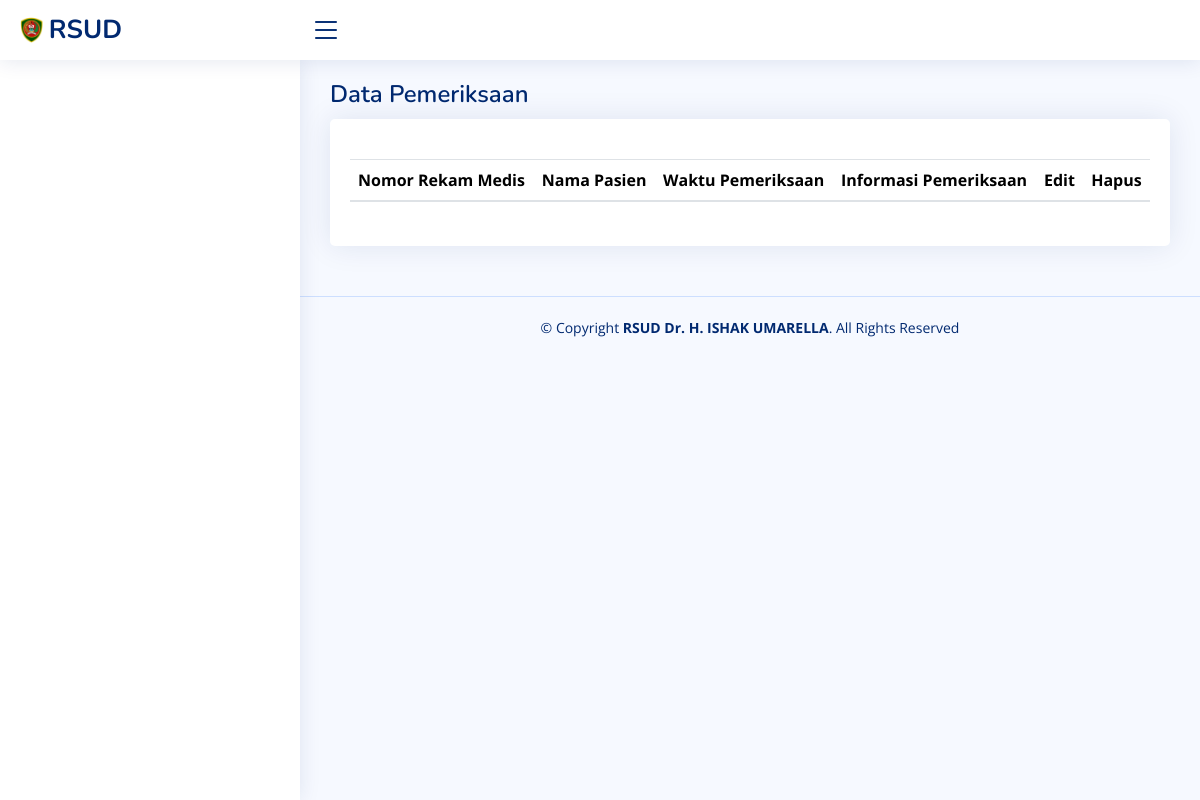
Before: /index.php/perawat/pemeriksaan with the older database file.
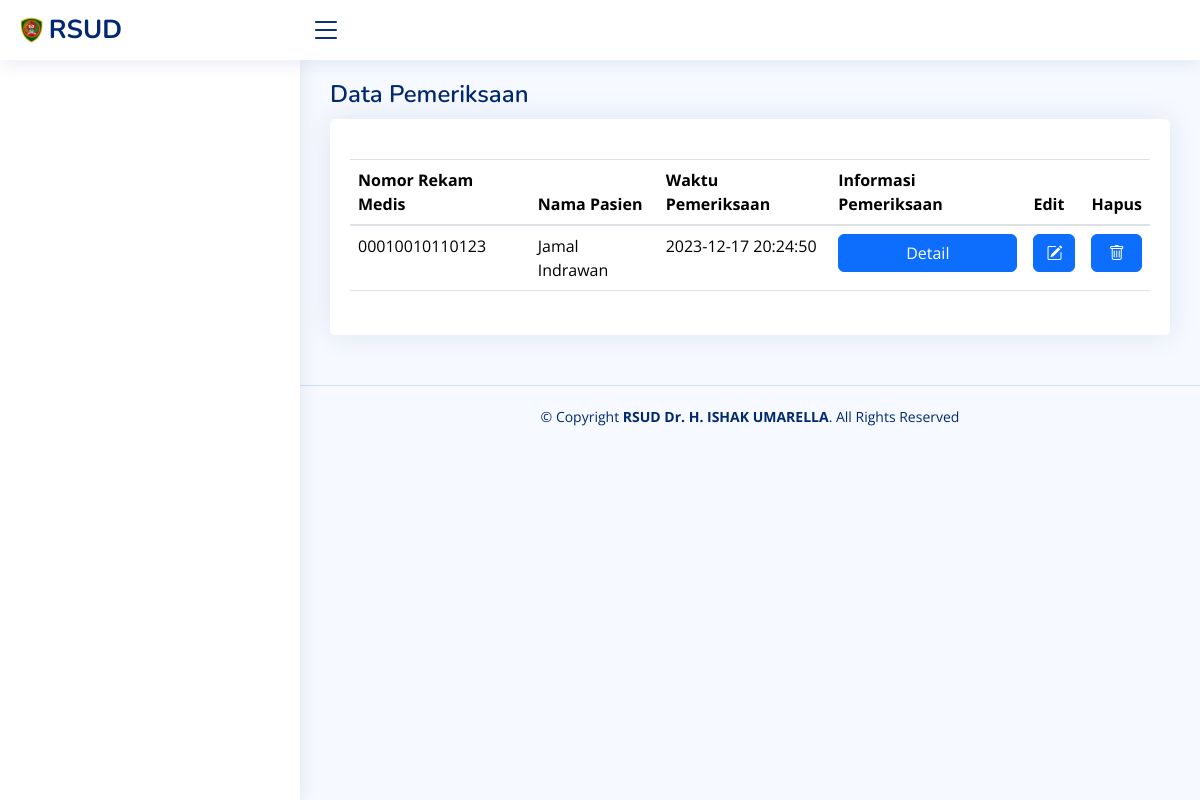
After: the same page with the newer database file.
### tables this page shows
CREATE TABLE `t_pemeriksaan1` (
  `id_pemeriksaan1` int(11) NOT NULL,
  `id_pendaftaran` int(11) NOT NULL,
  `id_pasien` int(11) NOT NULL,
  `keadaan_umum` varchar(255) NOT NULL,
  `kesadaran` varchar(255) NOT NULL,
  `gcs` varchar(11) NOT NULL,
  `e` varchar(255) NOT NULL,
  `v` varchar(11) NOT NULL,
  `m` varchar(11) NOT NULL,
  `keluhan_umum` varchar(255) NOT NULL,
  `keluhan_lain` varchar(255) NOT NULL,
  `tekanan_darah` varchar(11) NOT NULL,
  `nadi` varchar(11) NOT NULL,
  `temperatur` varchar(11) NOT NULL,
  `pernapasan` varchar(11) NOT NULL,
  `nyeri` varchar(255) NOT NULL,
  `pencetus` varchar(11) NOT NULL,
  `kwalitas` varchar(11) NOT NULL,
  `lokasi` varchar(11) NOT NULL,
  `skala` varchar(11) NOT NULL,
  `durasi` varchar(11) NOT NULL,
  `pengetahuan_tentang_penyakit` varchar(255) NOT NULL,
  `perawatan_yg_dilakukan` varchar(255) NOT NULL,
  `perasaan` varchar(255) NOT NULL,
  `status_aktivitas` varchar(255) NOT NULL,
  `muskuloskeleta` varchar(255) NOT NULL,
  `kekuatan_otot` varchar(255) NOT NULL,
  `alergi` varchar(255) NOT NULL,
  `tidur_siang` varchar(11) NOT NULL,
  `tidur_malam` varchar(11) NOT NULL,
  `gangguan_tidur` varchar(255) NOT NULL,
  `penerimaan_kondisi` varchar(255) NOT NULL,
  `tinggal_bersama` varchar(255) NOT NULL,
  `kebiasaan` varchar(255) NOT NULL,
  `skor_hm` varchar(11) NOT NULL,
  `skor_mfs` varchar(11) NOT NULL,
  `skor_omss` varchar(11) NOT NULL,
  `status_laporan_hasil_SR` varchar(255) NOT NULL,
  `berat_badan` varchar(11) NOT NULL,
  `tinggi_badan` varchar(11) NOT NULL,
  `imt` varchar(11) NOT NULL,
  `skor_mst` varchar(11) NOT NULL,
  `imunisasi_dasar` varchar(255) NOT NULL,
  `imunisasi_lain` varchar(255) NOT NULL,
  `eliminasi` varchar(11) NOT NULL,
  `pola_makan` varchar(11) NOT NULL,
  `pola_minum` varchar(11) NOT NULL,
  `bak` varchar(11) NOT NULL,
  `bab` varchar(11) NOT NULL,
  `umur` varchar(255) NOT NULL,
  `RTKB_sosial` varchar(255) NOT NULL,
  `RTKB_motorik_halus` varchar(255) NOT NULL,
  `RTKB_motorik_kasar` varchar(255) NOT NULL,
  `RTKB_bahasa` varchar(255) NOT NULL,
  `analisa_masalah_keperawatan` varchar(255) NOT NULL,
  `planning` varchar(255) NOT NULL,
  `implementasi_dan_evaluasi` varchar(255) NOT NULL,
  `edukasi` varchar(255) NOT NULL,
  `keadaan_pasien_pulang` varchar(255) NOT NULL,
  `berkas_yang_diberikan` varchar(255) NOT NULL,
  `info_edukasi_yang_diberikan` varchar(255) NOT NULL,
  `status_permintaan_pulang` varchar(255) NOT NULL,
  `status_melarikan_diri` varchar(255) NOT NULL,
  `id_pegawai` int(11) NOT NULL,
  `waktu_pemeriksaan` datetime NOT NULL
);

CREATE TABLE `t_pasien` (
  `id_pasien` bigint(20) NOT NULL,
  `nomor_rekam_medis` varchar(20) NOT NULL,
  `nama_lengkap_pasien` varchar(255) NOT NULL,
  `tempat_lahir` varchar(255) NOT NULL,
  `tanggal_lahir` date NOT NULL,
  `kartu_identitas` varchar(255) NOT NULL,
  `nomor_kartu_identitas` varchar(20) NOT NULL,
  `jenis_kelamin` enum('Laki-laki','Perempuan') NOT NULL,
  `pekerjaan` varchar(255) NOT NULL,
  `warga_negara` varchar(255) NOT NULL,
  `suku` varchar(255) NOT NULL,
  `alamat_lengkap` varchar(255) NOT NULL,
  `status_perkawinan` enum('Menikah','Belum Menikah','Janda / Duda') NOT NULL,
  `agama` varchar(255) NOT NULL,
  `bahasa` varchar(255) NOT NULL,
  `pendidikan` varchar(255) NOT NULL,
  `nomor_hp` varchar(255) NOT NULL
);

### application/controllers/Perawat.php (called while the page is built, shortened)
<?php
class Perawat extends CI_Controller
{
    public function __construct()
    {
        $this->load->library('form_validation');
    }
    public function pemeriksaan()
    {
        $id_pegawai = $this->session->userdata('id_pegawai');
        $this->db->select('t_pegawai.*, t_poliklinik.nama_poliklinik');
        $this->db->from('t_pegawai');
        $this->db->join('t_poliklinik', 't_pegawai.id_poliklinik = t_poliklinik.id_poliklinik');
        $this->db->where('t_pegawai.id_pegawai', $id_pegawai);
        $data['user'] = $this->db->get()->row();
        $this->db->select('t_pemeriksaan1.*, t_pendaftaran.*, t_pasien.*');
        $this->db->from('t_pemeriksaan1');
        $this->db->join('t_pendaftaran', 't_pemeriksaan1.id_pendaftaran = t_pendaftaran.id_pendaftaran');
        $this->db->join('t_pasien', 't_pemeriksaan1.id_pasien = t_pasien.id_pasien');
        $data['pemeriksaan1'] = $this->db->get()->result();
        $data['title'] = "Data Pemeriksaan 1";
        $this->load->view('templates/main/header', $data);
        $this->load->view('templates/main/sidebar', $data);
        $this->load->view('perawat/pemeriksaan', $data);
        $this->load->view('templates/main/footer');
    }
}

### index.php (called while the page is built, shortened)
<?php
require_once BASEPATH.'core/CodeIgniter.php';

### application/views/perawat/pemeriksaan.php (the view, shortened to what this page needs)
<main id="main" class="main">
    <div class="pagetitle">
        <h1>Data Pemeriksaan <?= $user->nama_poliklinik ?></h1>
    </div>
    <section class="section">
        <div class="row">
            <div class="col-lg-12">
                <div class="card">
                    <div class="card-body mt-3">
                        <div class="table-container">
                            <table id="example" class="table datatable  my-4">
                                <thead>
                                    <tr>
                                        <th>Nomor Rekam Medis</th>
                                        <th>Nama Pasien</th>
                                        <th>Waktu Pemeriksaan</th>
                                        <th data-sortable="false">Informasi Pemeriksaan</th>
                                        <th data-sortable="false">Edit</th>
                                        <th data-sortable="false">Hapus</th>
                                    </tr>
                                </thead>
                                <tbody>
                                    <?php foreach ($pemeriksaan1 as $data) : ?>
                                        <tr>
                                            <td><?= $data->nomor_rekam_medis ?></td>
                                            <td><?= $data->nama_lengkap_pasien ?></td>
                                            <td><?= $data->waktu_pemeriksaan ?></td>
                                            <td>
                                                <button type="button" class="btn btn-primary" data-bs-toggle="modal" data-bs-target="#modalPasien<?= $data->id_pemeriksaan1 ?>" style="width: 100%;">
                                                    Detail
                                                </button>
                                            </td>
                                            <td>
                                                <form action="<?= base_url() ?>perawat/edit_pemeriksaan" method="post">
                                                    <button type="submit" class="btn btn-primary" style="width: 100%;">
                                                        <i class="bi bi-pencil-square"></i>
                                                </form>
                                            </td>
                                            <td>
                                                <form action="<?= base_url() ?>perawat/tambah_pemeriksaan" method="post">
                                                    <button type="submit" class="btn btn-primary" style="width: 100%;">
                                                        <i class="bi bi-trash"></i>
                                                </form>
                                            </td>
                                        </tr>
                                    <?php endforeach ?>
                                </tbody>
                            </table>
                        </div>
                    </div>
                </div>
            </div>
        </div>
    </section>
</main>

### application/views/templates/main/header.php (shortened to what this page needs)
<!DOCTYPE html>
<html lang="en">
<head>
    <link rel="stylesheet" href="https://maxcdn.bootstrapcdn.com/bootstrap/4.5.2/css/bootstrap.min.css">
    <link rel="stylesheet" href="https://cdn.datatables.net/1.10.24/css/dataTables.bootstrap4.min.css">
    <link href="<?php echo base_url() ?>assets/bootstrap/assets/vendor/bootstrap/css/bootstrap.min.css" rel="stylesheet">
    <link href="<?php echo base_url() ?>assets/bootstrap/assets/vendor/bootstrap-icons/bootstrap-icons.css" rel="stylesheet">
    <link href="<?php echo base_url() ?>assets/bootstrap/assets/vendor/boxicons/css/boxicons.min.css" rel="stylesheet">
    <link href="<?php echo base_url() ?>assets/bootstrap/assets/vendor/quill/quill.snow.css" rel="stylesheet">
    <link href="<?php echo base_url() ?>assets/bootstrap/assets/vendor/quill/quill.bubble.css" rel="stylesheet">
    <link href="<?php echo base_url() ?>assets/bootstrap/assets/vendor/remixicon/remixicon.css" rel="stylesheet">
    <link href="<?php echo base_url() ?>assets/bootstrap/assets/vendor/simple-datatables/style.css" rel="stylesheet">
    <link href="<?php echo base_url() ?>assets/bootstrap/assets/css/style.css" rel="stylesheet">
</head>
<body>
    <header id="header" class="header fixed-top d-flex align-items-center">
        <div class="d-flex align-items-center justify-content-between">
            <a href="<?= base_url('auth/login') ?>" class="logo d-flex align-items-center">
                <img src="<?php echo base_url() ?>assets/img/logo.png" alt="">
                <span class="d-none d-lg-block">RSUD</span>
            </a>
            <i class="bi bi-list toggle-sidebar-btn"></i>
        </div>
    </header>

### application/views/templates/main/sidebar.php (shortened to what this page needs)
<aside id="sidebar" class="sidebar">
</aside>

### application/views/templates/main/footer.php (shortened to what this page needs)
<footer id="footer" class="footer">
    <div class="copyright">
        &copy; Copyright <strong><span>RSUD Dr. H. ISHAK UMARELLA</span></strong>. All Rights Reserved
    </div>
</footer>
</body>
</html>

Changed rows visible on the page:
added t_pemeriksaan1: id_pasien.nomor_rekam_medis "00010010110123", id_pasien.nama_lengkap_pasien "Jamal Indrawan", waktu_pemeriksaan "2023-12-17 20:24:50"
